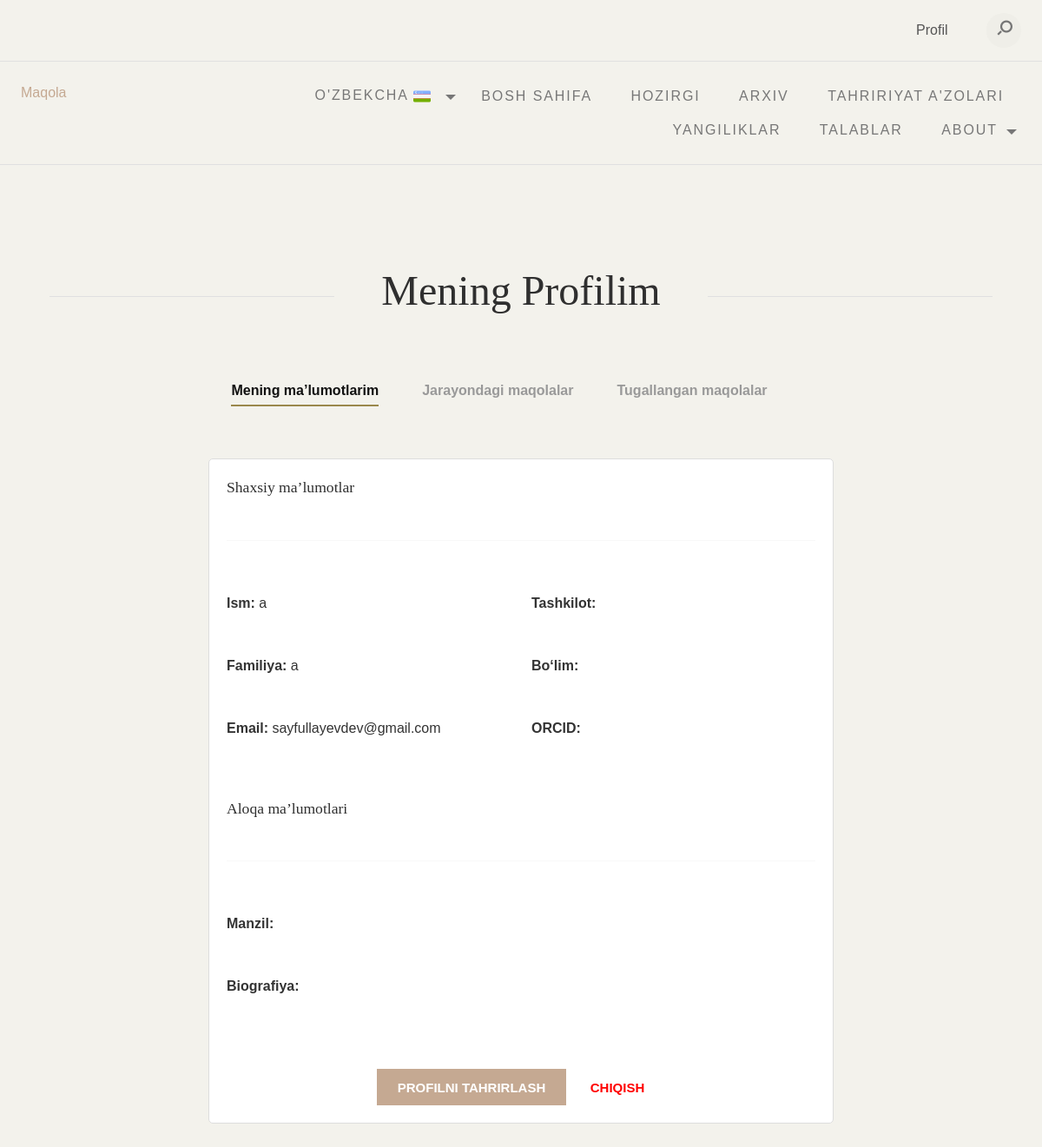
The app's page /uz/accounts/profile/ (signed in), older data.
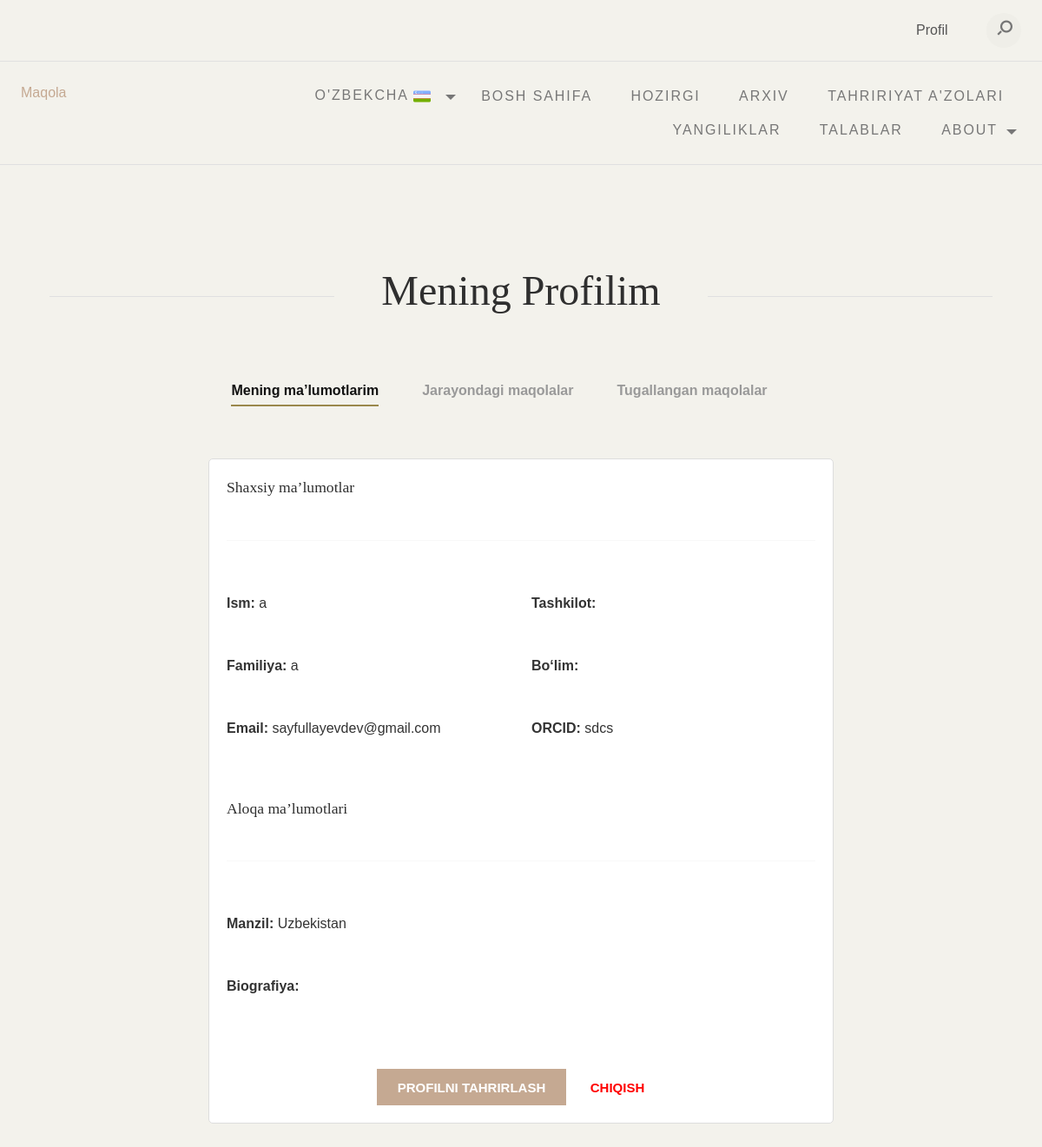
The same page, newer data.
### app/models.py (models this page shows, shortened)
class Author(AbstractBaseUser):
    given_name = models.CharField(max_length=100, verbose_name="Ism")
    family_name = models.CharField(max_length=100, blank=True, verbose_name="Familiya")
    preferred_name = models.CharField(max_length=200, blank=True, verbose_name="Tanlangan ism")
    email = models.EmailField(unique=True, verbose_name="Email")
    country = models.CharField(max_length=100, verbose_name="Davlat")
    homepage = models.URLField(blank=True, verbose_name="Shaxsiy sahifa")
    orcid = models.CharField(max_length=50, blank=True, verbose_name="ORCID ID")
    bio = models.TextField(blank=True, verbose_name="Biografiya")
    affiliation = models.CharField(max_length=200, blank=True, verbose_name="Tashkilot")
    role = models.CharField(
        max_length=20,
        choices=[('author', 'Muallif'), ('translator', 'Tarjimon')],
        default='author',
        verbose_name="Rol"
    )
    include_in_lists = models.BooleanField(default=True, verbose_name="Nashrlar ro'yxatiga kiritish")
    created_at = models.DateTimeField(auto_now_add=True, verbose_name="Yaratilgan sana")
    updated_at = models.DateTimeField(auto_now=True, verbose_name="Yangilangan sana")
    is_active = models.BooleanField(default=True)
    is_staff = models.BooleanField(default=False)
    is_superuser = models.BooleanField(default=False)
    objects = AuthorManager()
    USERNAME_FIELD = 'email'
    REQUIRED_FIELDS = ['given_name', 'family_name']
    class Meta:
        verbose_name = "Foydalanuvchilar"
        verbose_name_plural = "Foydalanuvchilar"

### accounts/views.py (the view)
# urls.py: path('profile/', views.profile_view, name='profile'),
@login_required
def profile_view(request):
    articles = Article.objects.filter(created_by=request.user).order_by('-created_at')
    tab = request.GET.get('tab', 'personal')  # Default: 'personal'
    context = {
        'user': request.user,
        'articles': articles,
        'tab': tab
    }
    return render(request, 'profile.html', context)

### templates/profile.html (shortened to what the changed rows need)
{% load i18n %}
{% load static %}
<!DOCTYPE html>
<html lang="en">
<head>
    <link href="https://cdn.jsdelivr.net/npm/bootstrap@5.3.1/dist/css/bootstrap.min.css" rel="stylesheet"
>
    <link rel="stylesheet" type="text/css" href="{% static 'css/normalize.css' %}">
    <link rel="stylesheet" type="text/css" href="{% static 'icomoon/icomoon.css' %}">
    <link rel="stylesheet" type="text/css" href="{% static 'css/vendor.css' %}">
    <link rel="stylesheet" type="text/css" href="{% static 'style.css' %}">
</head>
<body data-bs-spy="scroll" data-bs-target="#header" tabindex="0">
    <section id="popular-books" class="bookshelf py-5 my-5">
        <div class="container">
            <div class="row">
                <div class="col-md-12">
                    <div class="section-header align-center">
                        <h2 class="section-title">{% trans 'My profile' %}</h2>
                    </div>
                    <div class="tab-content">
                        <div id="all-genre" data-tab-content class="active">
                            <div class="row">
                                <div class="col-md-8 mx-auto">
                                    <div class="card" style="border: 1px solid #ddd; padding: 20px; background-color: white; border-radius: 5px;">
                                        <div class="row">
                                            <div class="col-md-12">
                                                <h4>{% trans "Personal Information" %}</h4>
                                                <hr>
                                                <div class="row">
                                                    <div class="col-md-6">
                                                        <p><strong>{% trans "First Name:" %}</strong>  {{user.given_name }}</p>
                                                        <p><strong>{% trans "Last Name:" %}</strong> {{user.family_name}}</p>
                                                        <p><strong>{% trans "Email:" %}</strong> {{user.email}}</p>
                                                    </div>
                                                    <div class="col-md-6">
                                                        <p><strong>{% trans "Affiliation:" %}</strong> {{user.affiliation}}</p>
                                                        <p><strong>{% trans "Department:" %}</strong> {{user.special_instructions}}</p>
                                                        <p><strong>{% trans "ORCID:" %}</strong> {{user.orcid}}</p>
                                                    </div>
                                                </div>
                                                <h4 class="mt-4">{% trans "Contact Information" %}</h4>
                                                <hr>
                                                <p><strong>{% trans "Address:" %}</strong> {{user.country}}</p>
                                                <p><strong>{% trans "Biograf:" %}</strong> {{user.bio}}</p>
                                            </div>
                                        </div>
                                    </div>
                                </div>
                            </div>
                        </div>
                    </div>
                </div>
            </div>
        </div>
    </section>
</body>
</html>

Row changes from the older to the newer data that the page shows:
changed Author "sayfullayevdev@gmail.com": orcid (not shown) → "sdcs"; country (not shown) → "Uzbekistan"
